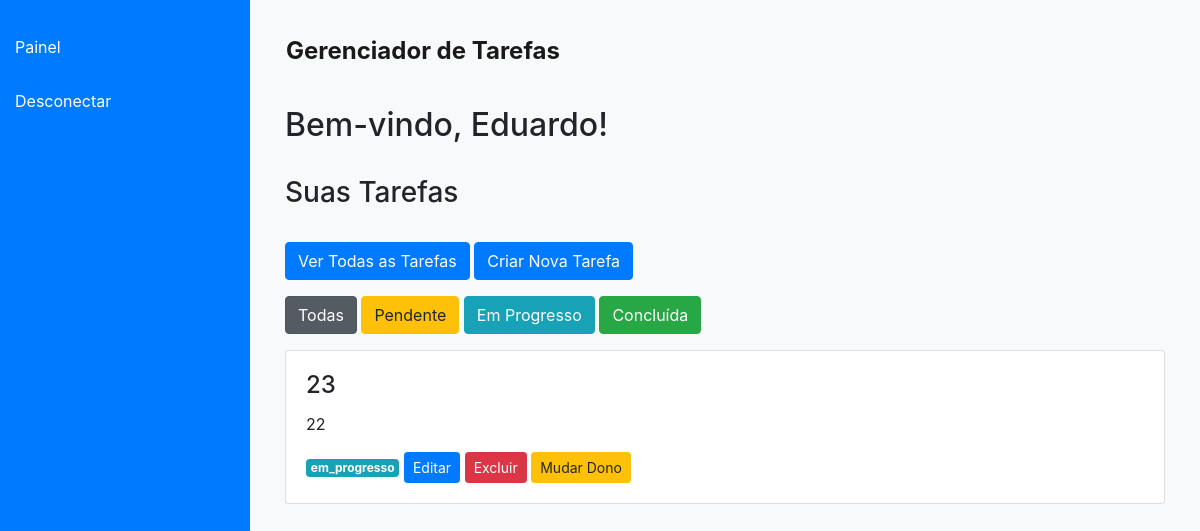
The page /dashboard (signed in) on the database as committed earlier.
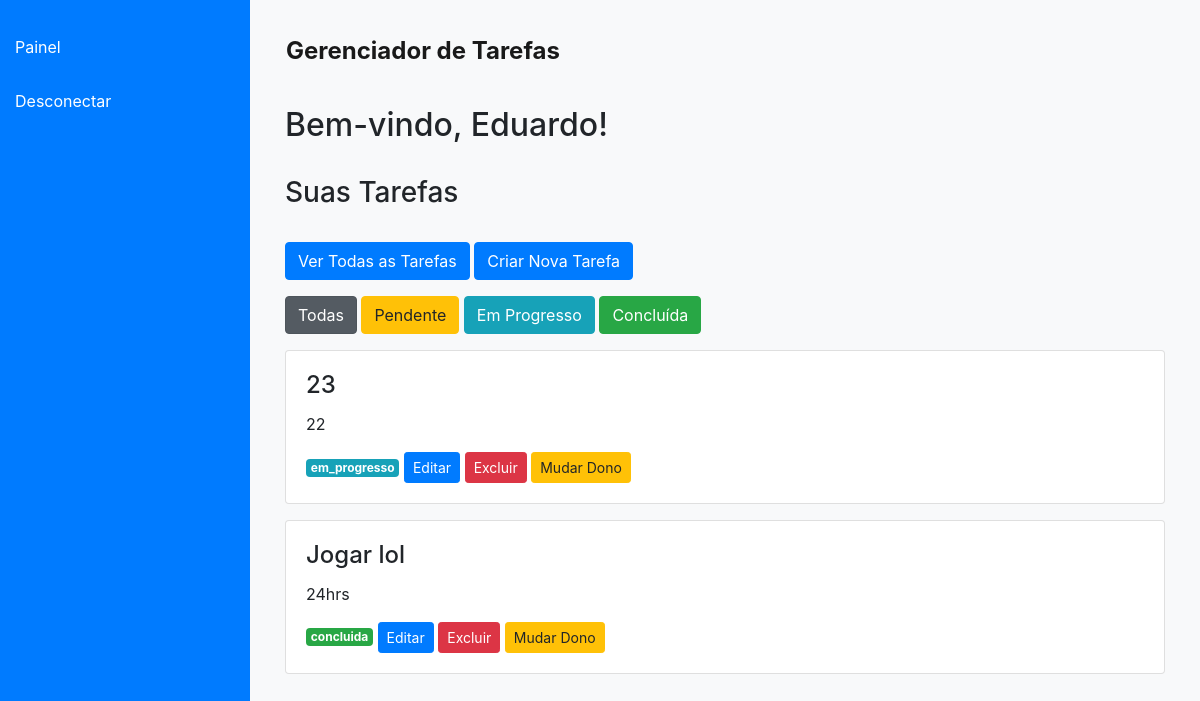
The same page on the database as committed later.
### app.py (models this page shows)
class Task(db.Model):
    id = db.Column(db.Integer, primary_key=True)
    title = db.Column(db.String(100), nullable=False)
    description = db.Column(db.Text, nullable=False)
    status = db.Column(db.String(20), default='pendente')
    user_id = db.Column(db.Integer, db.ForeignKey('user.id'), nullable=False)

### app.py (the view)
@app.route('/dashboard')
def dashboard():
    if 'user_id' not in session:
        return redirect(url_for('login'))
    user = User.query.get(session['user_id'])
    status_filter = request.args.get('status')
    if status_filter:
        tasks = Task.query.filter_by(user_id=user.id, status=status_filter).all()
    else:
        tasks = Task.query.filter_by(user_id=user.id).all()
    return render_template('dashboard.html', tasks=tasks, username=user.username)

### templates/dashboard.html (shortened to what this page needs)
<!DOCTYPE html>
<html lang="en">
<head>
    <link rel="stylesheet" href="https://stackpath.bootstrapcdn.com/bootstrap/4.5.2/css/bootstrap.min.css">
    <link rel="stylesheet" href="https://cdnjs.cloudflare.com/ajax/libs/font-awesome/5.15.4/css/all.min.css">
</head>
<body>
    <div class="sidebar">
        {% if 'user_id' in session %}
            <a href="{{ url_for('dashboard') }}">Painel</a>
            <a href="{{ url_for('logout') }}">Desconectar</a>
        {% else %}
            <a href="{{ url_for('login') }}">Entrar</a>
            <a href="{{ url_for('register') }}">Registrar</a>
        {% endif %}
    </div>
    <div class="content">
        <nav class="navbar navbar-expand-lg navbar-light">
            <a class="navbar-brand" href="{{ url_for('index') }}">Gerenciador de Tarefas</a>
        </nav>
        <div class="container mt-4">
            <h2>Bem-vindo, {{ username }}!</h2>
            <br>
            <h3>Suas Tarefas</h3>
            <br>
            <a href="{{ url_for('all_tasks') }}" class="btn btn-primary mb-3">Ver Todas as Tarefas</a>
            <a href="{{ url_for('task_form') }}" class="btn btn-primary mb-3">Criar Nova Tarefa</a>
            <div class="filters mb-3">
                <a href="{{ url_for('dashboard') }}" class="btn btn-secondary {% if not status_filter %}active{% endif %}">Todas</a>
                <a href="{{ url_for('dashboard', status='pendente') }}" class="btn btn-warning {% if status_filter == 'pendente' %}active{% endif %}">Pendente</a>
                <a href="{{ url_for('dashboard', status='em_progresso') }}" class="btn btn-info {% if status_filter == 'em_progresso' %}active{% endif %}">Em Progresso</a>
                <a href="{{ url_for('dashboard', status='concluida') }}" class="btn btn-success {% if status_filter == 'concluida' %}active{% endif %}">Concluída</a>
            </div>
            <div class="task-list">
                {% for task in tasks %}
                    <div class="card mb-3">
                        <div class="card-body">
                            <h4 class="card-title">{{ task.title }}</h4>
                            <p class="card-text">{{ task.description }}</p>
                            <span class="badge
                                {% if task.status == 'pendente' %} badge-warning
                                {% elif task.status == 'em_progresso' %} badge-info
                                {% elif task.status == 'concluida' %} badge-success
                                {% endif %}">
                                {{ task.status }}
                            </span>
                            <a href="{{ url_for('edit_task', task_id=task.id) }}" class="btn btn-primary btn-sm">Editar</a>
                            <a href="{{ url_for('delete_task', task_id=task.id) }}" class="btn btn-danger btn-sm">Excluir</a>
                            <a href="{{ url_for('change_task_owner', task_id=task.id) }}" class="btn btn-warning btn-sm">Mudar Dono</a>
                        </div>
                    </div>
                {% else %}
                    <p>Não há tarefas para exibir.</p>
                {% endfor %}
            </div>
        </div>
    </div>
</body>
</html>

Rows that differ between the two databases and show on the page:
now on this page (row edited): Task: title "Jogar lol", description "24hrs", status "concluida"
